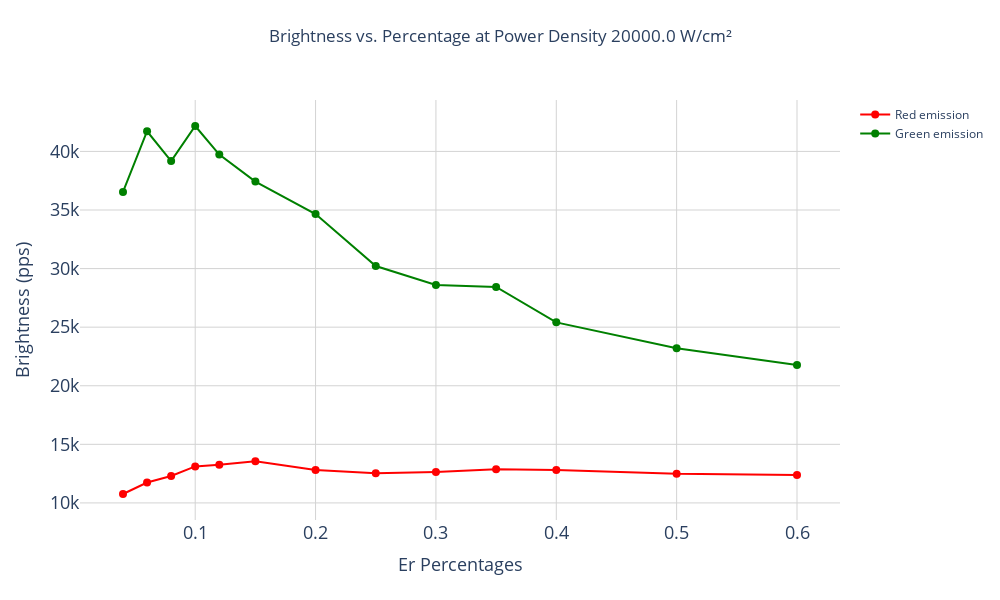

The notebook cell this image was saved under:
### Code cell
from OptimalPercentage import SinglePowerDensityPlot


# available power densities
available_power_densities = sorted({k for subdict in mydata.values() for k in subdict.keys()})
print(f'Available power densities: {available_power_densities}')

# select a power density
selected_power_density = float(input(f'Input a power density from the above options: '))

# single power density plot
single_plot = SinglePowerDensityPlot(mydata, selected_power_density)
single_plot.generate_plot(output_file='single_power_density_plot.html')

### Figure 1 — Plotly figure (JSON) as saved in the notebook; plotly's stock layout.template omitted (floating-point values rounded to 4 significant figures)
{"data": [{"line": {"color": "red"}, "marker": {"size": 8}, "mode": "lines+markers", "name": "Red emission", "type": "scatter", "x": [0.04, 0.06, 0.08, 0.1, 0.12, 0.15, 0.2, 0.25, 0.3, 0.35, 0.4, 0.5, 0.6], "y": [10760.0, 11740.0, 12290.0, 13110.0, 13250.0, 13560.0, 12810.0, 12530.0, 12650.0, 12870.0, 12810.0, 12480.0, 12390.0]}, {"line": {"color": "green"}, "marker": {"size": 8}, "mode": "lines+markers", "name": "Green emission", "type": "scatter", "x": [0.04, 0.06, 0.08, 0.1, 0.12, 0.15, 0.2, 0.25, 0.3, 0.35, 0.4, 0.5, 0.6], "y": [36540.0, 41720.0, 39170.0, 42170.0, 39730.0, 37420.0, 34650.0, 30220.0, 28600.0, 28430.0, 25410.0, 23210.0, 21770.0]}], "layout": {"height": 600, "title": {"text": "Brightness vs. Percentage at Power Density 20000.0 W/cm²", "x": 0.5, "y": 0.95}, "width": 1000, "xaxis": {"gridcolor": "lightgrey", "showgrid": true, "tickfont": {"size": 18}, "title": {"font": {"size": 18}, "text": "Er Percentages"}, "type": "linear"}, "yaxis": {"gridcolor": "lightgrey", "showgrid": true, "tickfont": {"size": 18}, "title": {"font": {"size": 18}, "text": "Brightness (pps)"}, "type": "linear"}}}
